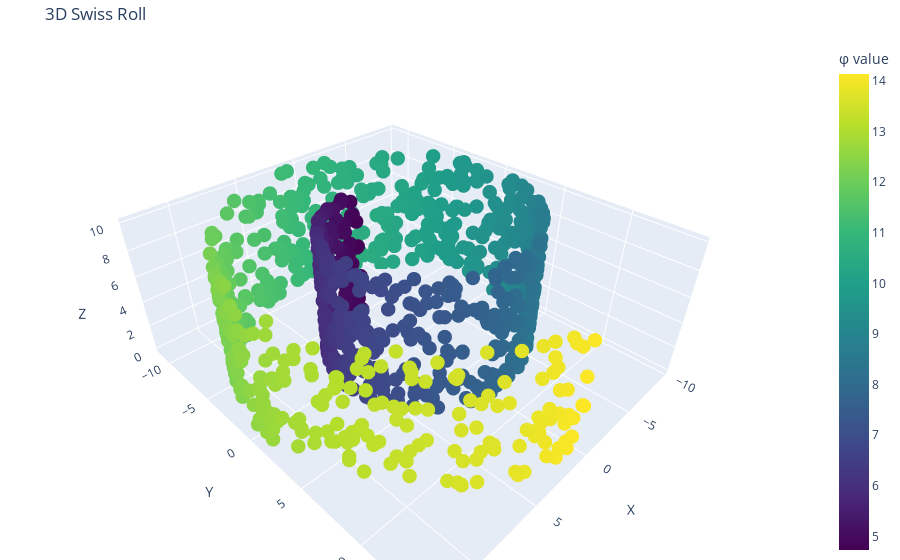

Source (notebook cell):
### Code cell
# Static 3d plot
fig = plt.figure(figsize=(8,6))
ax = fig.add_subplot(111, projection='3d')

# Scatter plot with color mapping
sc = ax.scatter3D(x, y, z, c=phi, cmap='viridis')
plt.colorbar(sc, ax=ax, label='φ Value')

# Labels
ax.set_xlabel('X')
ax.set_ylabel('Y')
ax.set_zlabel('Z')
ax.set_title('3D Swiss Roll')

plt.show()


# Dynamic 3D plot
fig = go.Figure(data=[go.Scatter3d(
    x=x,
    y=y,
    z=z,
    mode='markers',
    marker=dict(
        size=5,
        color=phi,
        colorscale='Viridis',
        opacity=1,
        colorbar=dict(title="φ value")
    )
)])

fig.update_layout(
    scene=dict(
        xaxis=dict(title="X"),
        yaxis=dict(title="Y"),
        zaxis=dict(title="Z")
    ),
    title="3D Swiss Roll",
    margin=dict(l=0, r=0, b=0, t=40)
)
fig.show()

### Figure 1 — Plotly figure (JSON) as saved in the notebook; plotly's stock layout.template omitted (floating-point values rounded to 4 significant figures; data arrays with more than 128 entries replaced by an {"elided": "..."} marker saying what was removed)
{"data": [{"marker": {"color": {"elided": "1000 float values"}, "colorbar": {"title": {"text": "φ value"}}, "colorscale": [[0, "#440154"], [0.1111, "#482878"], [0.2222, "#3e4989"], [0.3333, "#31688e"], [0.4444, "#26828e"], [0.5556, "#1f9e89"], [0.6667, "#35b779"], [0.7778, "#6ece58"], [0.8889, "#b5de2b"], [1, "#fde725"]], "opacity": 1, "size": 5}, "mode": "markers", "type": "scatter3d", "x": {"elided": "1000 float values"}, "y": {"elided": "1000 float values"}, "z": {"elided": "1000 float values"}}], "layout": {"margin": {"b": 0, "l": 0, "r": 0, "t": 40}, "scene": {"xaxis": {"title": {"text": "X"}}, "yaxis": {"title": {"text": "Y"}}, "zaxis": {"title": {"text": "Z"}}}, "title": {"text": "3D Swiss Roll"}}}
